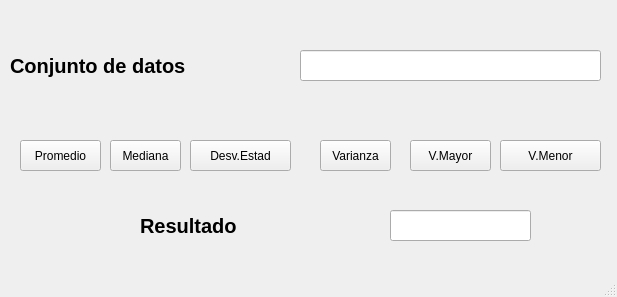
<?xml version="1.0" encoding="UTF-8"?>
<ui version="4.0">
 <class>MainWindow</class>
 <widget class="QMainWindow" name="MainWindow">
  <property name="geometry">
   <rect>
    <x>0</x>
    <y>0</y>
    <width>617</width>
    <height>297</height>
   </rect>
  </property>
  <property name="windowTitle">
   <string>MainWindow</string>
  </property>
  <widget class="QWidget" name="centralwidget">
   <widget class="QPushButton" name="btn_mediana">
    <property name="geometry">
     <rect>
      <x>110</x>
      <y>140</y>
      <width>71</width>
      <height>31</height>
     </rect>
    </property>
    <property name="text">
     <string>Mediana</string>
    </property>
   </widget>
   <widget class="QPushButton" name="btn_varianza">
    <property name="geometry">
     <rect>
      <x>320</x>
      <y>140</y>
      <width>71</width>
      <height>31</height>
     </rect>
    </property>
    <property name="text">
     <string>Varianza</string>
    </property>
   </widget>
   <widget class="QPushButton" name="btn_desviacion">
    <property name="geometry">
     <rect>
      <x>190</x>
      <y>140</y>
      <width>101</width>
      <height>31</height>
     </rect>
    </property>
    <property name="text">
     <string>Desv.Estad</string>
    </property>
   </widget>
   <widget class="QPushButton" name="btn_promedio">
    <property name="geometry">
     <rect>
      <x>20</x>
      <y>140</y>
      <width>81</width>
      <height>31</height>
     </rect>
    </property>
    <property name="text">
     <string>Promedio</string>
    </property>
   </widget>
   <widget class="QLineEdit" name="txt_datos">
    <property name="geometry">
     <rect>
      <x>300</x>
      <y>50</y>
      <width>301</width>
      <height>31</height>
     </rect>
    </property>
   </widget>
   <widget class="QLineEdit" name="txt_resultado">
    <property name="geometry">
     <rect>
      <x>390</x>
      <y>210</y>
      <width>141</width>
      <height>31</height>
     </rect>
    </property>
   </widget>
   <widget class="QLabel" name="label">
    <property name="geometry">
     <rect>
      <x>10</x>
      <y>50</y>
      <width>271</width>
      <height>31</height>
     </rect>
    </property>
    <property name="font">
     <font>
      <pointsize>15</pointsize>
      <weight>75</weight>
      <bold>true</bold>
     </font>
    </property>
    <property name="text">
     <string>Conjunto de datos</string>
    </property>
   </widget>
   <widget class="QLabel" name="label_3">
    <property name="geometry">
     <rect>
      <x>140</x>
      <y>200</y>
      <width>191</width>
      <height>51</height>
     </rect>
    </property>
    <property name="font">
     <font>
      <pointsize>15</pointsize>
      <weight>75</weight>
      <bold>true</bold>
     </font>
    </property>
    <property name="text">
     <string>Resultado</string>
    </property>
   </widget>
   <widget class="QPushButton" name="btn_valor_mayor">
    <property name="geometry">
     <rect>
      <x>410</x>
      <y>140</y>
      <width>81</width>
      <height>31</height>
     </rect>
    </property>
    <property name="text">
     <string>V.Mayor</string>
    </property>
   </widget>
   <widget class="QPushButton" name="btn_valor_menor">
    <property name="geometry">
     <rect>
      <x>500</x>
      <y>140</y>
      <width>101</width>
      <height>31</height>
     </rect>
    </property>
    <property name="text">
     <string>V.Menor</string>
    </property>
   </widget>
  </widget>
  <widget class="QMenuBar" name="menubar">
   <property name="geometry">
    <rect>
     <x>0</x>
     <y>0</y>
     <width>617</width>
     <height>18</height>
    </rect>
   </property>
  </widget>
  <widget class="QStatusBar" name="statusbar"/>
 </widget>
 <resources/>
 <connections/>
</ui>
